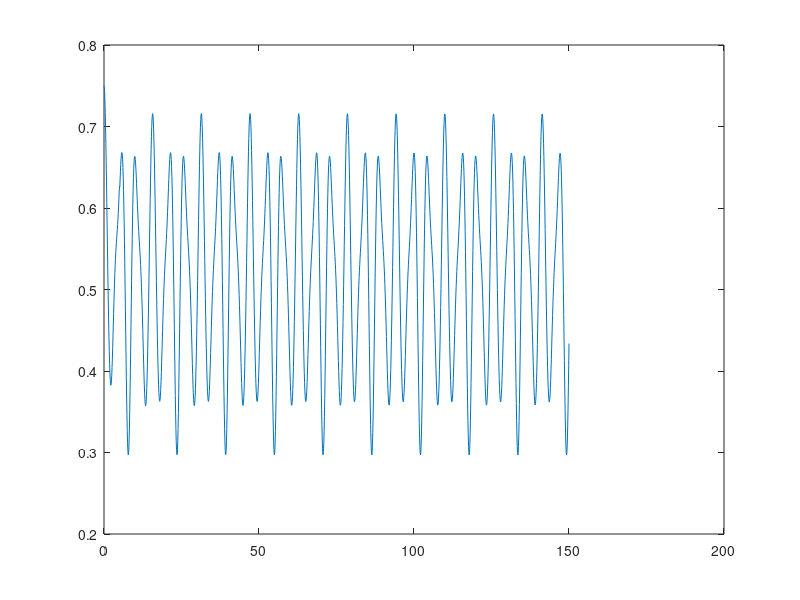

This figure's MATLAB source:
clc;
clearvars;


d = 4; %dimension of the annihilation and creation operator
J = 1;
W = rand(1,2);
gamma = 1;
P = 0.2;

dt = 0.1;
T = 0:dt:150;

a = diag(sqrt(1:d-1),1); %annihilation operator
I_a = eye(d);
I_b = eye(2);
sig_z = [1,0;0,-1];
sig_m = [0,0;1,0];
sig_p = [0,1;0,0];
gs = [0;1]; %Ground state
es = [1;0]; %Excited state


b1 = kron(sig_m, kron(I_b, I_a));
b2 = kron(I_b, kron(sig_m, I_a));
A = kron(I_b, kron(I_b,a));
% a2 = kron(I_b, a);

H_R = J*(b1'*b2 + b2'*b1);
H_I = W(1)*(A'*b1 + b1'*A) + W(2)*(A'*b2 + b2'*A );



psi = kron(es,gs); %reservoir 1 : excited, reservoir 2 : ground
Rho_b = psi*psi';

%Thermal state
nth = 1;
Rho_th = 0;

for i=0:d-1
    Rho_th = Rho_th+(nth^i/(1+nth)^(i+1))*I_a(:,i+1)*I_a(:,i+1)';
end

rho = kron(Rho_th, Rho_b);
% trace(rho*b1'*b1)
%%
tau = 2;
for t=1:length(T)
    % Pe(t) = kron(es, If(:,1))'*rho*kron(es, If(:,1));
    % correlation(t) = trace(rho*A'*A'*A*A)/trace(rho*A'*A)^2;
    n1(t) = trace(rho*b1'*b1);
    n2(t) = trace(rho*b2'*b2);

    H = H_R + H_I.*(t>=50).*(t<50+tau);
    K1 = -1i*(H*rho - rho*H) + 1i*gamma/2*(2*b1*rho*b1' - rho*b1'*b1 - b1'*b1*rho) ...
                             + 1i*gamma/2*(2*b2*rho*b2' - rho*b2'*b2 - b2'*b2*rho) ...
                             + 1i*P/2*(2*b1'*rho*b1 - rho*b1*b1' - b1*b1'*rho)...
                             + 1i*P/2*(2*b2'*rho*b2 - rho*b2*b2' - b2*b2'*rho);
    rho1 = rho + 0.5*dt*K1;
    K2 = -1i*(H*rho1 - rho1*H) + 1i*gamma/2*(2*b1*rho1*b1' - rho1*b1'*b1 - b1'*b1*rho1) ...
                               + 1i*gamma/2*(2*b2*rho1*b2' - rho1*b2'*b2 - b2'*b2*rho1) ...
                               + 1i*P/2*(2*b1'*rho1*b1 - rho1*b1*b1' - b1*b1'*rho1) ...
                               + 1i*P/2*(2*b2'*rho1*b2 - rho1*b2*b2' - b2*b2'*rho1);
    rho2 = rho + 0.5*dt*K2;
    K3 = -1i*(H*rho2 - rho2*H)+ 1i*gamma/2*(2*b1*rho2*b1' - rho2*b1'*b1 - b1'*b1*rho2) ...
                             + 1i*gamma/2*(2*b2*rho2*b2' - rho2*b2'*b2 - b2'*b2*rho2) ...
                             + 1i*P/2*(2*b1'*rho2*b1 - rho2*b1*b1' - b1*b1'*rho2) ...
                             + 1i*P/2*(2*b2'*rho2*b2 - rho2*b2*b2' - b2*b2'*rho2);
    rho3 = rho + dt*K3;
    K4 = -1i*(H*rho3 - rho3*H) + 1i*gamma/2*(2*b1*rho3*b1' - rho3*b1'*b1 - b1'*b1*rho3) ...
                             + 1i*gamma/2*(2*b2*rho3*b2' - rho3*b2'*b2 - b2'*b2*rho3) ...
                             + 1i*P/2*(2*b1'*rho3*b1 - rho3*b1*b1' - b1*b1'*rho3) ...
                             + 1i*P/2*(2*b2'*rho3*b2 - rho3*b2*b2' - b2*b2'*rho3);
    rho = rho + 1/6*dt*(K1+2*K2+2*K3+K4);
end


figure()
plot(T,abs(n1))
hold on
% plot(T,real(n2))
